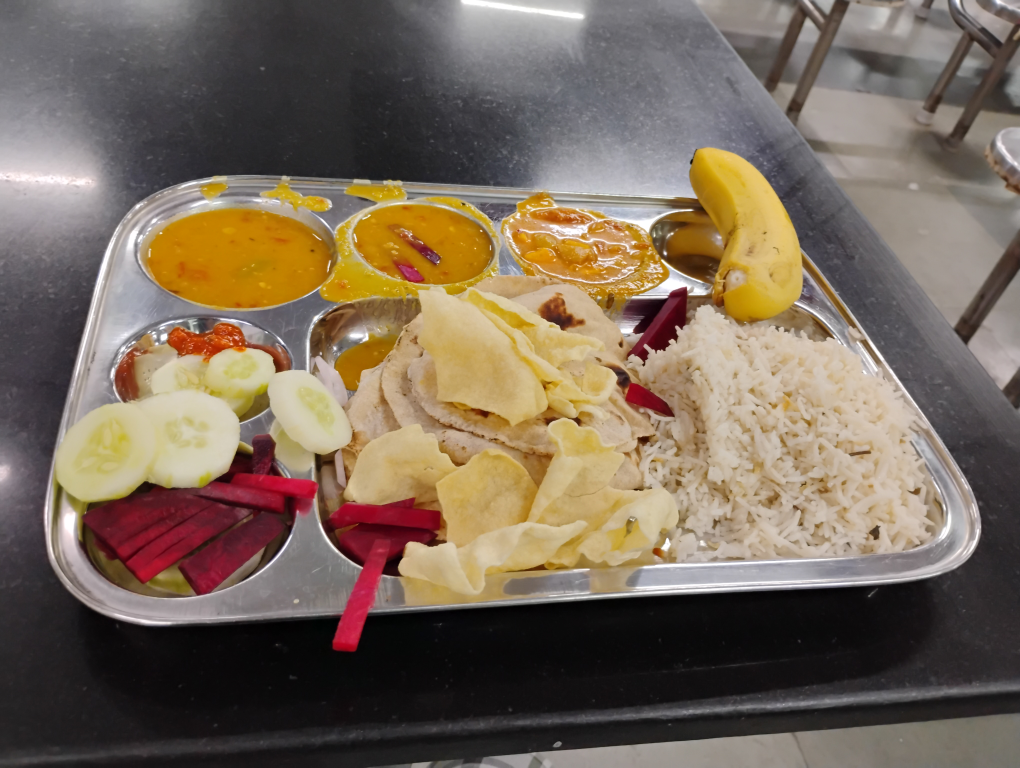
#> input picture Image Transformation/food.jpg, 4080 x 3072 px (shown at 1/4 size)
$ python resize.py
#> lines starting #> are read from the running program, lines starting #| are printed output that depends on the picture
import cv2


image = cv2.imread("food.jpg")
#> image is the input picture: shape (3072, 4080, 3); mean B, G, R 89.9, 105.8, 121

if image is not None:
    resize = cv2.resize(image, (200,250))
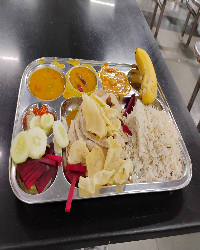
#> resize: shape (250, 200, 3); mean B, G, R 89.8, 105.6, 120.8
    cv2.imshow("Original_image",image)
    cv2.imshow("Resized image", resize)
    cv2.waitKey(0)
    cv2.destroyAllWindows()
    cv2.imwrite("resized_food.jpg", resize)
else:
    print("Image is not loaded")
